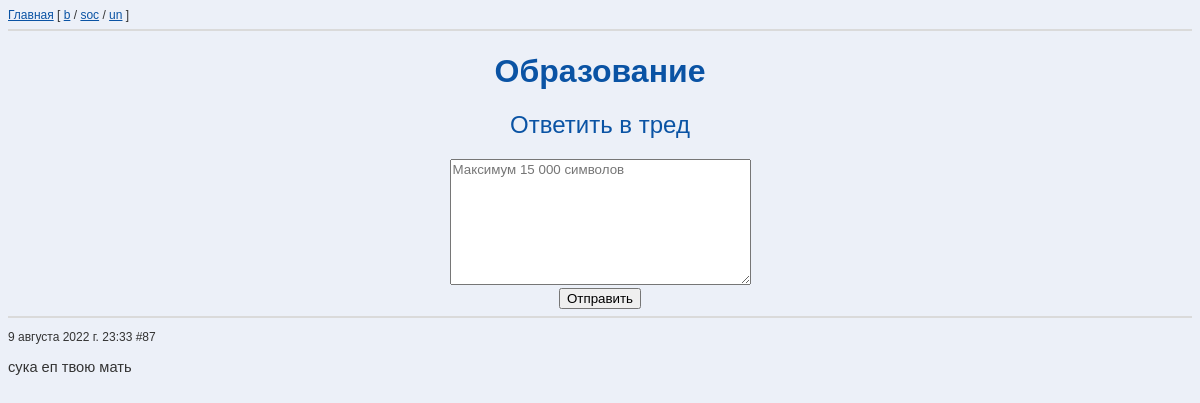
The page /un/thread/87 on the database its author committed.
### board/models.py (models this page shows, shortened)
class Post(models.Model):
    text = models.TextField(max_length=15000)
    title = models.CharField(max_length=200, blank=True)
    pub_date = models.DateTimeField(auto_now_add=now)
    board = models.CharField(max_length=5)
    parent = models.ForeignKey("self",
                               null=True,
                               on_delete=models.CASCADE,
                               related_name='comments',
                               )  # Able to assign only while creating
    reply_to = models.ForeignKey("self",
                                 null=True,
                                 on_delete=models.SET_NULL,
                                 related_name='replies',
                                 )  # Able to assign only while creating

### board/views.py (the view, shortened to what this page needs)
# urls.py: path('thread/<int:pk>', views.get_post_view, name='post'),
def get_post_view(request, pk, brd):
    if brd not in BOARDS:
        return HttpResponseNotFound('<h1>Page not found</h1>')
    if Post.objects.filter(pk=pk, board=brd).exists():
        post = Post.objects.get(pk=pk, board=brd)
    else:
        return HttpResponseNotFound('<h1>Page not found</h1>')
    if post.parent is not None:
        return HttpResponseNotFound('<h1>Page not found</h1>')
    comments = post.comments.all()
    return render(request, 'board/post.html', {
        'comments': comments,
        'p': post,
        'title': f'/{brd}/ – Тред',
        'board_name': BOARDS[brd],
    })

### board/templates/board/post.html (shortened to what this page needs)
{% extends 'board/base.html' %}
{% block content %}
    <div class="home">
        <h1>{{ board_name }}</h1>
        <h2>Ответить в тред</h2>
        <form method="post">
            <textarea type="text" name="text" rows="8" cols="35" placeholder="Максимум 15 000 символов"></textarea> <br>
            <input type="submit" value="Отправить">
        </form>
    </div>
    <hr>
    <div class="post">
    <p class="date">
    {{ p.pub_date }} #{{ p.pk }}
    </p><p style="white-space: pre-line">{{ p.text }}</p>
    </div>
{% endblock %}

### board/static/board/css/styles.css (style rules this page uses)
body { font-family: Arial, Verdana, sans-serif; font-size: 11pt; background-color: #ECF0F8; color: #333; }
hr { border: 0.5px solid #DADADA; }
.home { text-align: center }
h1 { color: #0a53a4; font-size: 24pt; font-family: Arial, Times, serif; font-weight: bold; }
h2 { color: #0a53a4; font-size: 18pt; font-family: Arial, Times, serif; font-weight: normal; }
.date { font-size: 12px; }
.post { word-break: break-all; width: fit-content; max-width: 80%; min-width: 420px; margin-bottom: 15px; }
textarea { font-family: inherit; font-size: 10pt }

### rows shown on the page
Post: pub_date "9 августа 2022 г. 23:33", pk "87", text "сука еп твою мать"

### other values the page prints
{{ board_name }} "Образование"
